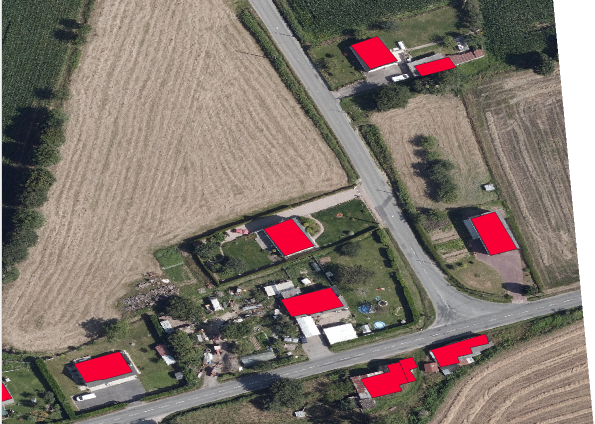
#> input picture images/test1.png, 1190 x 848 px, found by its file name (shown at 1/2 size)
$ python main.py
#> lines starting #> are read from the running program, lines starting #| are printed output that depends on the picture
import cv2
import numpy as np

# Global variables
seeds = []  # List to store seed positions
threshold = 15  # Default threshold value for region growing

def on_mouse_click(event, x, y, flags, param):
    """
    Mouse callback function to capture seed points when the user left-clicks on the image.
    """
    if event == cv2.EVENT_LBUTTONDOWN:
        seeds.append((y, x))  # Append the coordinates (row, col) format
        # Draw a circle on the image where the seed is added
        cv2.circle(img_display, (x, y), 3, (0, 255, 0), -1)
        cv2.imshow("Select Seeds", img_display)

def region_growing(image, seeds, threshold):
    """
    Perform region growing from given seed points based on intensity similarity.
    """
    # Create an output image to visualize the segmented region
    segmented_image = np.zeros(image.shape[:2], dtype=np.uint8)

    for seed in seeds:
        # Initialize the region growing queue with the seed point
        queue = [seed]
        seed_intensity = image[seed]

        while len(queue) > 0:
            current_pixel = queue.pop(0) # (row, col) format
            segmented_image[current_pixel] = 255  # Mark the current pixel as part of the region

            # Check 8-connected neighbors
            for dy in [-1, 0, 1]:
                for dx in [-1, 0, 1]:

                    if dy == 0 and dx == 0:
                        continue # Skip the current pixel

                    # Get the neighbor pixel coordinates
                    ny, nx = current_pixel[0] + dy, current_pixel[1] + dx # (row, col) format

                    # Ensure we are within image bounds
                    if ny >= 0 and ny < image.shape[0] and nx >= 0 and nx < image.shape[1]:

                        # If the pixel is not already part of the segmented region
                        if segmented_image[ny, nx] == 0:
                            neighbor_intensity = image[ny, nx]

                            # Check if the intensity difference is within the threshold
                            if np.linalg.norm(np.int32(neighbor_intensity) - np.int32(seed_intensity)) < threshold:

                                queue.append((ny, nx)) # Add the neighbor to the queue for further exploration of his neighbors
                                segmented_image[ny, nx] = 255  # Mark as processed and part of the region

    return segmented_image

# Load the RGB image
image_path = 'images/test1.png'
img = cv2.imread(image_path)
#> img is the input picture: shape (848, 1190, 3); mean B, G, R 109.8, 118.5, 130

# Resize the image to fit the screen (e.g., 50% of the original size)
scale_percent = 75
width = int(img.shape[1] * scale_percent / 100)
#> width = 892
height = int(img.shape[0] * scale_percent / 100)
#> height = 636
dim = (width, height)
#> dim = (892, 636)

# Resize the image
img = cv2.resize(img, dim, interpolation=cv2.INTER_AREA)
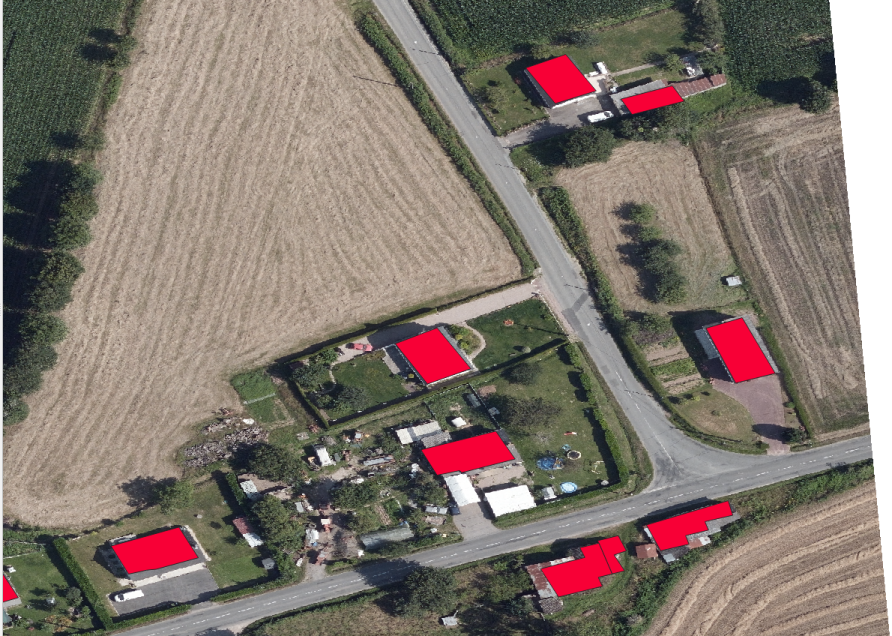
#> img: shape (636, 892, 3); mean B, G, R 109.8, 118.5, 130
img_display = img.copy()

# Display the image to select seed points
img_display = img.copy()
cv2.imshow("Select Seeds", img_display)
cv2.setMouseCallback("Select Seeds", on_mouse_click)
cv2.waitKey(0)  # Wait until a key is pressed
cv2.destroyAllWindows()

# Convert the image to grayscale for easier intensity comparison
gray_image = cv2.cvtColor(img, cv2.COLOR_RGB2GRAY)
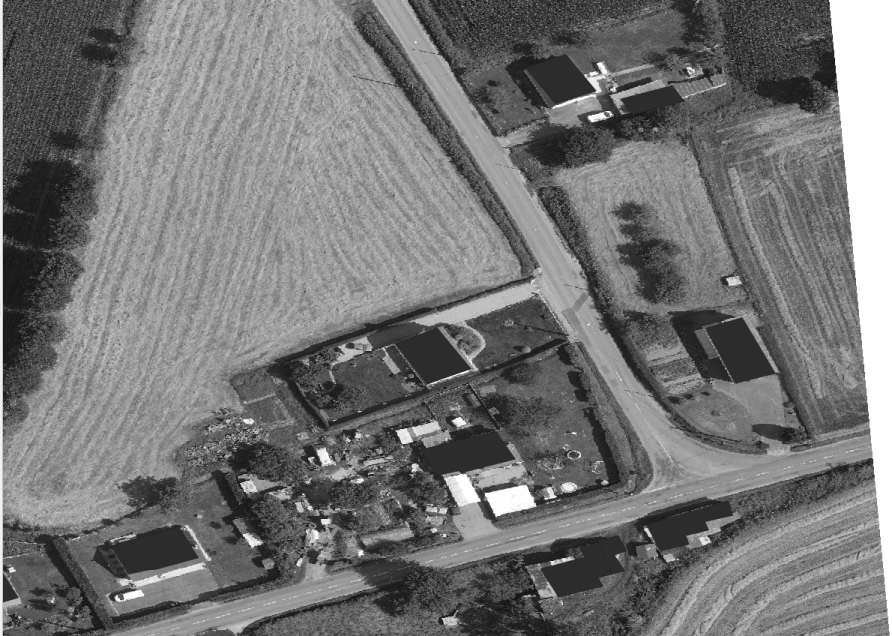
#> gray_image: shape (636, 892); min 13, max 255, mean 117.2

# Perform region growing
segmentation_result = region_growing(gray_image, seeds, threshold)
#> after the loop in region_growing, `for seed in seeds:`: segmented_image: shape (636, 892); every value is 0

# Overlay the segmentation result on the original image
overlay = img.copy()
overlay[segmentation_result == 255] = [255, 0, 0]  # Red color for segmented region

# Display the final result
cv2.imshow("Segmentation result", overlay)
cv2.waitKey(0)  # Wait until a key is pressed
cv2.destroyAllWindows()
